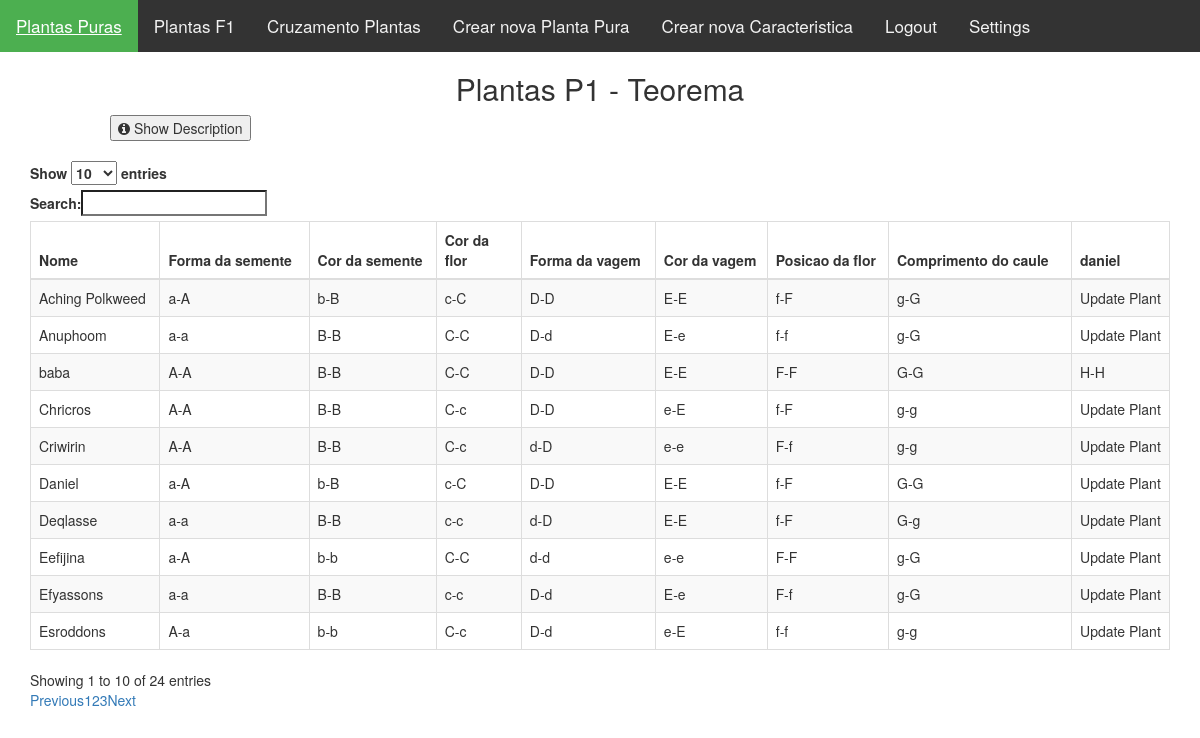
The app's page /show/show_p1.php (signed in) with its own data.
### tables this page shows
CREATE TABLE `caracteristicas` (
  `id` varchar(11) NOT NULL,
  `nome` varchar(100) NOT NULL,
  `valor` varchar(1) NOT NULL,
  `cara` varchar(100) NOT NULL
);

### read/read_cross_plants.php (called while the page is built, shortened)
<?php
    require $_SERVER['DOCUMENT_ROOT'].'/teorema/option/settings.php';
        $stmt = $link->prepare('SELECT * FROM plantas ');
        $stmt->execute();
        $planta_p1 = $stmt->fetchAll();
        $stmt = $link->prepare('SELECT * FROM caracteristicas  ');
        $stmt->execute();
        $cara_plantas = $stmt->fetchAll();
?>

### function/function_plants.php (called while the page is built)
<?php
    require $_SERVER['DOCUMENT_ROOT'].'/teorema/read/read_cross_plants.php';
      $count_1 = sizeof($planta_p1) ;
      $count_2 = sizeof($cara_plantas) ;
      $count_test = sizeof($cara_plantas) / 2 + 2 ;
      $test = array() ;
      for($i = 0 ; $i < $count_1 ; $i++){
        $inf = array() ;
        for($j = 2 ; $j < $count_test ; $j++){
          if(isset($planta_p1[$i][$j])){
            $inf[] = array( str_split($planta_p1[$i][$j],2) );
          }else{
            $inf[] = array(array('##','##')) ;
          }
        }
        $test[] = array($planta_p1[$i][1] , $inf ) ;
      }
      for($i = 0 ; $i < $count_1 ; $i++){
        $test_planta = array() ;
        for($j = 0 ; $j < $count_2 / 2  ; $j++){
          $set_0 = 0 ;
          $set_1 = 0 ;
          for($z = 0 ; $z < $count_2 ; $z++){
            if($test[$i][1][$j][0][0] == $cara_plantas[$z][0] ){
              $cara_1_0 = array($cara_plantas[$z][0] , $cara_plantas[$z][1] , $cara_plantas[$z][2] , $cara_plantas[$z][3] ) ;
              $set_0 = 1 ;
            }
            if($test[$i][1][$j][0][1] == $cara_plantas[$z][0] ){
              $cara_1_1 = array($cara_plantas[$z][0] , $cara_plantas[$z][1] , $cara_plantas[$z][2] , $cara_plantas[$z][3] ) ;
              $set_1  = 1 ;
            }
            if($set_0 == 1 && $set_1 == 1 ){
              $test_planta[] = array($cara_1_0 , $cara_1_1);
              $z = $count_2 ;
              $cara_1_0 = array() ;
              $cara_1_1 = array() ;
            }
          }
        }
        $show_plants[] = array( $test[$i][0] , $test_planta) ;
      }
?>

### show/show_p1.php (the view, shortened to what this page needs)
<?php
    require $_SERVER['DOCUMENT_ROOT'].'/teorema/function/function_plants.php';
?>
<!DOCTYPE html>
<html>
    <link rel="stylesheet" href="https://cdnjs.cloudflare.com/ajax/libs/font-awesome/4.7.0/css/font-awesome.min.css">
    <head>
        <link rel="stylesheet" href="https://maxcdn.bootstrapcdn.com/bootstrap/3.3.6/css/bootstrap.min.css" />
        <link rel="stylesheet" href="https://cdn.datatables.net/1.10.12/css/dataTables.bootstrap.min.css" />
        <div class="topnav" id="myTopnav">
            <a href="show_p1.php" class="active">Plantas Puras</a>
            <a href="show_f1.php">Plantas F1</a>
            <a href="show_cross_plants.php">Cruzamento  Plantas</a>
            <a href="show_create_new_p.php">Crear nova Planta Pura</a>
            <a href="show_create_cara.php">Crear nova Caracteristica</a>
            <a href="../index.php?logout=true">Logout</a>
            <?php if($_SESSION["right"] == '1'){ echo '<a href="show_users.php">Settings</a>'; } ?>
        </div>
        <h2 align="center">Plantas P1 - Teorema</h2>
    </head>
    <body>
        <button style= "margin-left: 110px ;" onclick="myFunction()"><i class="fa fa-info-circle"></i></i> Show Description  </button>
        <br><br>
        <div class="container">
            <div class="table-responsive">
                <table id="employee_data" class="table table-striped table-bordered">
                    <thead>
                        <tr>
                            <th>Nome</th>
                            <?php
                                $count = sizeof($cara_plantas) ;
                                for($i = 0 ; $i < $count ; $i++ ){
                                    if(ctype_upper( $cara_plantas[$i][2])){
                                        echo '  <th> '.$cara_plantas[$i][1].' </th>  ';
                                    }
                                }
                            ?>
                        </tr>
                    </thead>
                    <tbody>
                        <?php
                            $count = sizeof($show_plants) ;
                            $count_cara = sizeof($cara_plantas) / 2 ;
                            for($i = 0 ; $i < $count ; $i++)
                            {
                                echo '
                                    <tr>
                                        <td> '.$show_plants[$i][0].'</td>  ';
                                            for($j = 0 ; $j < $count_cara ; $j++)
                                            {
                                                if(isset($show_plants[$i][1][$j][0][2])){
                                                    echo '
                                                        <td> '.$show_plants[$i][1][$j][0][2].'-'.$show_plants[$i][1][$j][1][2].' </td>
                                                    ';
                                                }else{
                                                    echo '
                                                    <td> Update Plant  </td>
                                                ';
                                                }
                                            }
                                            echo '
                                    </tr>
                                ';
                            }
                        ?>
                    </tbody>
                </table>
            </div>
        </div>
    </body>
</html>

### show/show_p1.php (style rules this page uses)
.topnav { overflow: hidden; background-color: #333; }
.topnav a { float: left; display: block; color: #f2f2f2; text-align: center; padding: 14px 16px; text-decoration: none; font-size: 17px; }
.topnav a.active { background-color: #4CAF50; color: white; }

### records on screen
caracteristicas: nome "Forma da semente", valor "A"
caracteristicas: nome "Cor da semente", valor "B"
caracteristicas: nome "Cor da flor", valor "C"
caracteristicas: nome "Forma da vagem", valor "D"
caracteristicas: nome "Cor da vagem", valor "E"
caracteristicas: nome "Posicao da flor", valor "F"
caracteristicas: nome "Comprimento do caule", valor "G"
caracteristicas: nome "daniel", valor "H"
caracteristicas: valor "a"
caracteristicas: valor "c"
caracteristicas: valor "d"
caracteristicas: valor "f"
caracteristicas: valor "g"
caracteristicas: valor "e"
caracteristicas: valor "b"

### other values on screen
$show_plants[$i][0] "Deqlasse"
$show_plants[$i][0] "Anuphoom"
$show_plants[$i][0] "Efyassons"
$show_plants[$i][0] "Chricros"
$show_plants[$i][0] "Aching Polkweed"
$show_plants[$i][0] "Eefijina"
$show_plants[$i][0] "Criwirin"
$show_plants[$i][0] "Esroddons"
$show_plants[$i][0] "Daniel"
$show_plants[$i][0] "baba"
